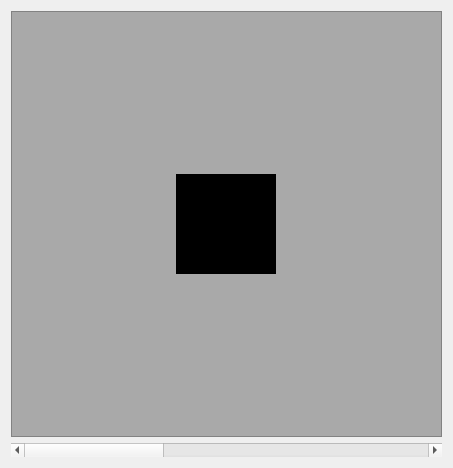
<?xml version="1.0" encoding="UTF-8"?>
<ui version="4.0">
 <class>Form</class>
 <widget class="QWidget" name="Form">
  <property name="geometry">
   <rect>
    <x>0</x>
    <y>0</y>
    <width>453</width>
    <height>468</height>
   </rect>
  </property>
  <property name="windowTitle">
   <string>Form</string>
  </property>
  <layout class="QGridLayout" name="gridLayout">
   <item row="0" column="0">
    <widget class="QScrollArea" name="scroll_area">
     <property name="sizePolicy">
      <sizepolicy hsizetype="Expanding" vsizetype="Expanding">
       <horstretch>0</horstretch>
       <verstretch>0</verstretch>
      </sizepolicy>
     </property>
     <property name="styleSheet">
      <string notr="true">background-color: darkgrey;</string>
     </property>
     <property name="sizeAdjustPolicy">
      <enum>QAbstractScrollArea::AdjustIgnored</enum>
     </property>
     <property name="widgetResizable">
      <bool>true</bool>
     </property>
     <property name="alignment">
      <set>Qt::AlignCenter</set>
     </property>
     <widget class="QWidget" name="scroll_area_content">
      <property name="geometry">
       <rect>
        <x>157</x>
        <y>153</y>
        <width>118</width>
        <height>118</height>
       </rect>
      </property>
      <property name="sizePolicy">
       <sizepolicy hsizetype="Fixed" vsizetype="Fixed">
        <horstretch>0</horstretch>
        <verstretch>0</verstretch>
       </sizepolicy>
      </property>
      <layout class="QGridLayout" name="gridLayout_2">
       <property name="sizeConstraint">
        <enum>QLayout::SetDefaultConstraint</enum>
       </property>
       <item row="1" column="0">
        <widget class="QLabel" name="view">
         <property name="sizePolicy">
          <sizepolicy hsizetype="Fixed" vsizetype="Fixed">
           <horstretch>0</horstretch>
           <verstretch>0</verstretch>
          </sizepolicy>
         </property>
         <property name="minimumSize">
          <size>
           <width>100</width>
           <height>100</height>
          </size>
         </property>
         <property name="baseSize">
          <size>
           <width>0</width>
           <height>0</height>
          </size>
         </property>
         <property name="styleSheet">
          <string notr="true">QLabel {

	background-color: rgb(0, 0, 0);
}</string>
         </property>
         <property name="text">
          <string/>
         </property>
        </widget>
       </item>
      </layout>
     </widget>
    </widget>
   </item>
   <item row="1" column="0">
    <widget class="QScrollBar" name="slider_zoom">
     <property name="focusPolicy">
      <enum>Qt::NoFocus</enum>
     </property>
     <property name="contextMenuPolicy">
      <enum>Qt::DefaultContextMenu</enum>
     </property>
     <property name="minimum">
      <number>1</number>
     </property>
     <property name="maximum">
      <number>20</number>
     </property>
     <property name="orientation">
      <enum>Qt::Horizontal</enum>
     </property>
     <property name="invertedAppearance">
      <bool>false</bool>
     </property>
    </widget>
   </item>
  </layout>
 </widget>
 <resources/>
 <connections/>
</ui>
